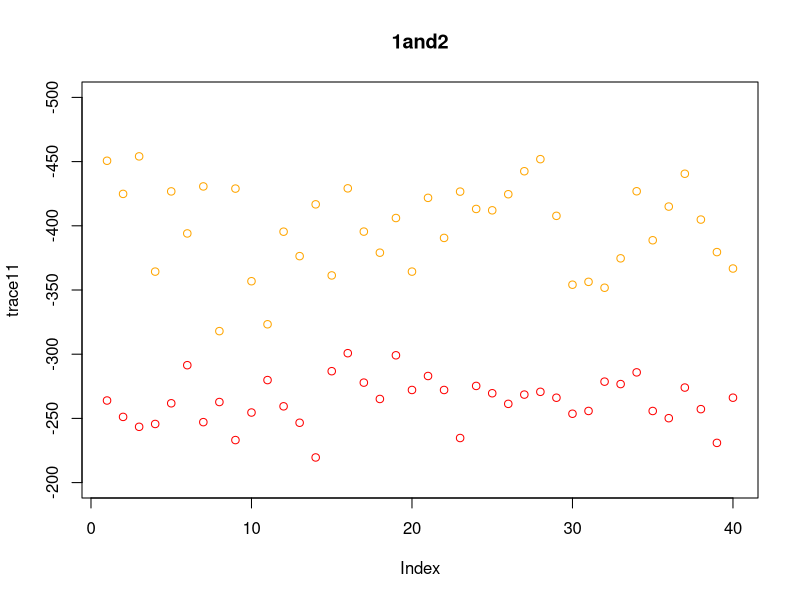
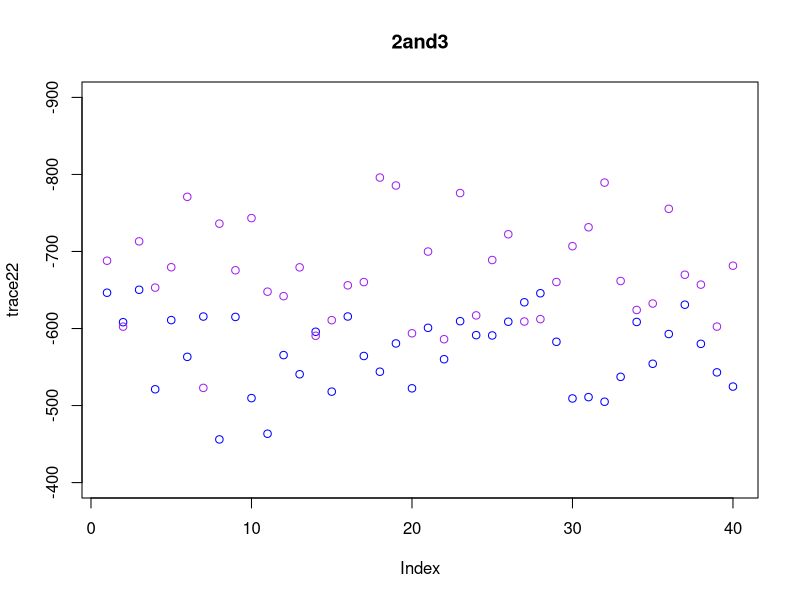
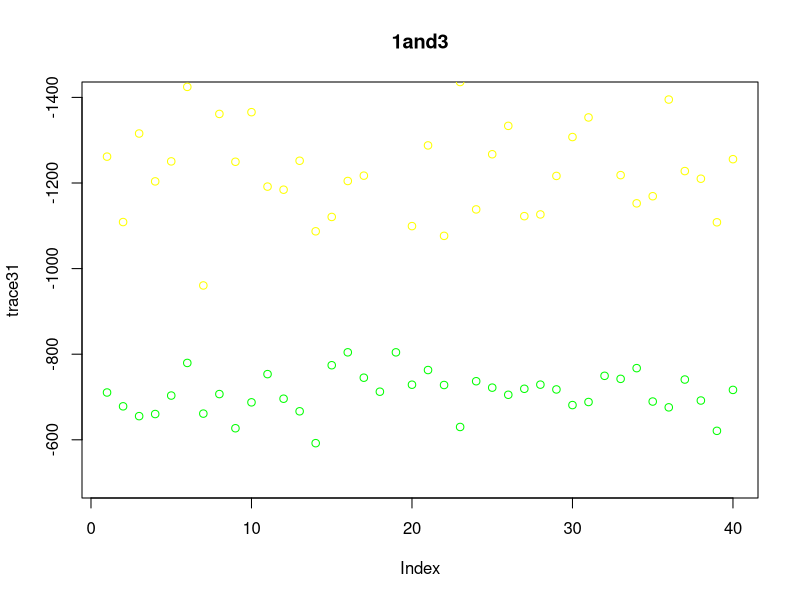

These figures' R source, in order: (Note: this script raises an error after producing the figures.)
#devide data
data1 <- subset(iris,Species == 'setosa')
data2 <- subset(iris,Species == 'versicolor')
data3 <- subset(iris,Species == 'virginica')

datax1 <- as.matrix(subset(data1,,1:4))
datax2 <- as.matrix(subset(data2,,1:4))
datax3 <- as.matrix(subset(data3,,1:4))
data <- list(datax1,datax2,datax3)

mean1 <- colMeans(datax1)
mean2 <- colMeans(datax2)
mean3 <- colMeans(datax3)

#within-class scatter
sifun <- function(d)
{
  s <- 0
  m <- colMeans(d)
  for(i in 1:40)
    s <- s + (d[i,]-m)%*%t((d[i,]-m))
  return(s)
}
sn <- lapply(data,sifun)

sw <- list(sn[[1]]+sn[[2]],sn[[3]]+sn[[2]],sn[[1]]+sn[[3]])

#between-class scatter
wx <- list(t(sw[[1]])%*%(mean1 - mean2),t(sw[[2]])%*%(mean2 - mean3),t(sw[[3]])%*%(mean1 - mean3))

#trace to lower dimension
tracego <- function(datax,wx)
{
  a <- as.matrix(rep(0,40))
  for(i in 1:40)
    a[i,1] <- datax[i,]%*%wx
  return(a)
}

#trace data
trace11 <- tracego(data[[1]],wx[[1]])
trace12 <- tracego(data[[2]],wx[[1]])
trace22 <- tracego(data[[2]],wx[[2]])
trace23 <- tracego(data[[3]],wx[[2]])
trace31 <- tracego(data[[1]],wx[[3]])
trace33 <- tracego(data[[3]],wx[[3]])

#visualize
plot(trace11,col="red",ylim = c(-200,-500),)
points(trace12,col="orange")
title(main = "1and2")
plot(trace22,col="blue",ylim = c(-400,-900))
points(trace23,col="purple")
title(main = "2and3")
plot(trace31,col="green",ylim = c(-500,-1400))
points(trace33,col="yellow")
title(main = "1and3")


#boudary
y1 <- (mean(trace11)+mean(trace12))/2
y2 <- (mean(trace22)+mean(trace23))/2
y3 <- (mean(trace31)+mean(trace33))/2


#12jugde
jugde12 <- function(x)
{
  a <- t(wx1)%*%x
  if(a>=y1)
    return('setosa')
  else
    return('versicolor')
}
#23jugde
jugde23 <- function(x)
{
  a <- t(wx2)%*%x
  if(a>=y2)
    return('virginica')
  else
    return('versicolor')
}
#13jugde
jugde13 <- function(x)
{
  a <- t(wx3)%*%x
  if(a>=y3)
    return('setosa')
  else
    return('virginica')
}

#classifiction test
testfisher <- function(datax,jugde)
{
  for(i in 41:50)
  {
    a <- jugde(datax[i,])
    print(a)
  }
}


testfisher(datax1,jugde12)
testfisher(datax1,jugde13)

testfisher(datax2,jugde12)
testfisher(datax2,jugde23)

testfisher(datax3,jugde23)
testfisher(datax3,jugde13)

#LDA package
#library(lda)
#lda(Species~Sepal.Length + Sepal.Width + Petal.Length + Petal.Width,iris)
#LD1 <- c(0.8293776,1.5344731,-2.2012117,-2.8104603)
#LD2 <- c(0.02410215,2.16452123,-0.93192121,2.83918785)
trace <- function(datax,wx)
{
  a <- as.matrix(c(1:50))
  b <- as.matrix(c(1:50))
  for(i in 1:50)
    a[i,1] <- (t(LD1)%*%datax[i,])
  for(i in 1:50)
    b[i,1] <- (t(LD2)%*%datax[i,])
  c <- cbind(a,b)
  return(c)
}
#c1 <- trace(datax1)
#c2 <- trace(datax2)
#c3 <- trace(datax3)
#colnames(c1) <- c("LD1","LD2")
#colnames(c2) <- c("LD1","LD2")
#colnames(c3) <- c("LD1","LD2")
#plot(c1,xlim = c(-10,8),ylim = c(4,10),col="red")
#title(main = "LDA????????????")
#points(c2,col="blue")
#points(c3,col="green")